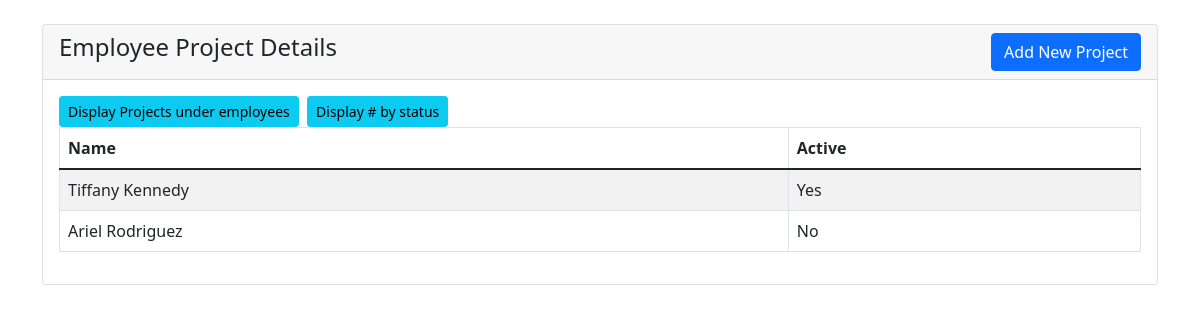
The page /user-join.php on the database its author committed.
### tables this page shows
CREATE TABLE `project_works_on` (
  `id` int(10) NOT NULL,
  `start_date` date DEFAULT NULL,
  `end_date` date DEFAULT NULL,
  `active` varchar(3) DEFAULT NULL,
  `project_id` bigint(10) DEFAULT NULL
);

CREATE TABLE `employee` (
  `id` int(6) NOT NULL,
  `name` varchar(50) NOT NULL,
  `email` varchar(191) NOT NULL,
  `phone` bigint(225) NOT NULL,
  `age` int(2) NOT NULL,
  `address` varchar(50) NOT NULL
);

### user-join.php (the view, shortened to what this page needs)
<?php
    require 'connect.php';
?>
<!doctype html>
<html lang="en">
  <head>
 <link href="https://cdn.jsdelivr.net/npm/bootstrap@5.1.3/dist/css/bootstrap.min.css" rel="stylesheet">
</head>
<body>
    <div class="container mt-4">
        <div class="row">
            <div class="col-md-12">
                <div class="card">
                    <div class="card-header">
                        <h4>Employee Project Details
                            <a href="project-create.php" class="btn btn-primary float-end">Add New Project</a>
                        </h4>
                    </div>
                    <div class="card-body">
                        <table class="table table-bordered table-striped">
                            <thead>
                                <tr>
                                    <th>Name</th>
                                    <a href="user-join.php?id=<?= $employee['id']; ?>" class="btn btn-info btn-sm">Display Projects under employees</a>&nbsp;
                                    <a href="user-nested.php?id=<?= $employee['id']; ?>" class="btn btn-info btn-sm">Display # by status </a>&nbsp;
                                    <th>Active</th>
                                </tr>
                            </thead>
                            <tbody>
                                <?php
                                    $query = "SELECT employee.name , project_works_on.active FROM project_works_on INNER JOIN employee ON employee.id = project_works_on.id ";
                                    $query_run = mysqli_query($con, $query);
                                    if(mysqli_num_rows($query_run) > 0)
                                    {
                                        foreach($query_run as $project_works_on)
                                        {
                                            ?>
                                            <tr>
                                                <td><?= $project_works_on['name']; ?></td>
                                                <td><?= $project_works_on['active']; ?></td>
                                            </tr>
                                            <?php
                                        }
                                    }
                                    else
                                    {
                                        echo "<h5> No Record Found </h5>";
                                    }
                                ?>
                            </tbody>
                        </table>
                    </div>
                </div>
            </div>
        </div>
    </div>
</body>
</html>

### rows shown on the page
project_works_on: employee.name "Tiffany Kennedy", active "Yes"
project_works_on: employee.name "Ariel Rodriguez", active "No"
